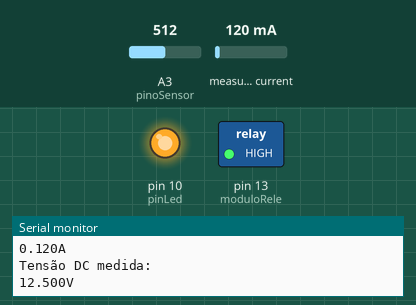
Recording of a sketch running on a simulated Arduino Uno, built with avr-gcc and run on an emulated ATmega328P. Shown: switched loads named in the sketch (green lamp = pin HIGH), output pins drawn as LEDs (lit = HIGH), the last lines printed to the serial monitor. The inputs (shaded band) are chosen by the test bench; at power-on: A3 (pinoSensor) = 512, measured current 120 mA.

Above: at 2.1 s.
2.2 s: A3 (pinoSensor) set to 303
3.8 s: A3 (pinoSensor) set to 273
At 5.2 s:
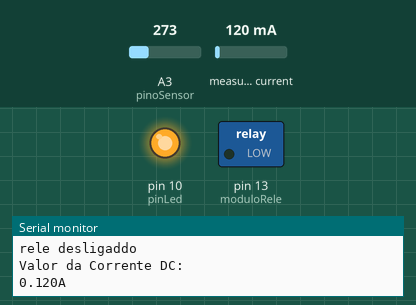
6.3 s: A3 (pinoSensor) set to 479
8.4 s: A3 (pinoSensor) set to 509
At 9.3 s:
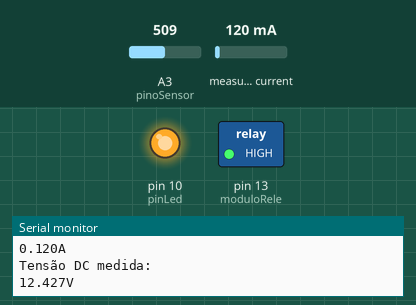
10.0 s: A3 (pinoSensor) set to 122
At 12.1 s:
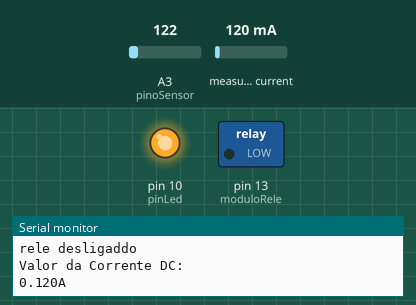
Timing chart, 0 to 13.2 s (numbered marks = the images above; inputs shaded):
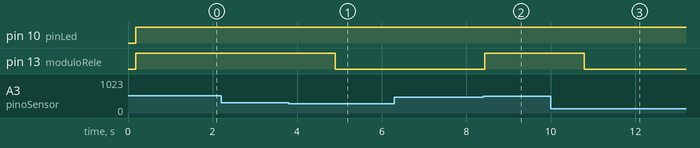

The sketch:

testeRele.ino
```cpp
#include "EmonLib.h"
EnergyMonitor emonl;
float ruido = 0;

const int pinoSensor = A3; //PINO ANALÓGICO EM QUE O SENSOR ESTÁ CONECTADO
int pinLed = 10;
int moduloRele = 13;

float tensaoEntrada = 0.0; //VARIÁVEL PARA ARMAZENAR O VALOR DE TENSÃO DE ENTRADA DO SENSOR
float tensaoMedida = 0.0; //VARIÁVEL PARA ARMAZENAR O VALOR DA TENSÃO MEDIDA PELO SENSOR

float valorR1 = 30000.0; //VALOR DO RESISTOR 1 DO DIVISOR DE TENSÃO
float valorR2 = 7500.0; // VALOR DO RESISTOR 2 DO DIVISOR DE TENSÃO
int leituraSensor = 0; //VARIÁVEL PARA ARMAZENAR A LEITURA DO PINO ANALÓGICO

void setup(){
  pinMode(pinoSensor, INPUT); //DEFINE O SENSOR DE TENSÃO PINO COMO ENTRADA
  pinMode(pinLed, OUTPUT);
  pinMode(moduloRele, OUTPUT);

  emonl.current(A1, 5.5);
  Serial.begin(9600); //INICIALIZA A SERIAL
}

void loop(){

  double Irms = emonl.calcIrms(1480);
  Irms = Irms - ruido;


  if (Irms < 0){
    Irms = 0;
  }


  leituraSensor = analogRead(pinoSensor); //FAZ A LEITURA DO PINO ANALÓGICO E ARMAZENA NA VARIÁVEL O VALOR LIDO
  tensaoEntrada = (leituraSensor * 5.0) / 1024.0; //VARIÁVEL RECEBE O RESULTADO DO CÁLCULO
  tensaoMedida = tensaoEntrada / (valorR2/(valorR1+valorR2)); //VARIÁVEL RECEBE O VALOR DE TENSÃO DC MEDIDA PELO SENSOR
  digitalWrite(pinLed, HIGH);

  if(tensaoMedida >= 12){
  // Ativa o relé
  digitalWrite(moduloRele, HIGH);
  Serial.println("rele ligado");
  } else if (tensaoMedida <= 7) {
  // Desativa o relé
  digitalWrite(moduloRele, LOW);
  Serial.println("rele desligaddo");
  }

  Serial.println("Valor da Corrente DC: ");
  Serial.print(Irms,3);
  Serial.println("A");
  delay(500);
  Serial.println("Tensão DC medida: "); //IMPRIME O TEXTO NA SERIAL
  Serial.print(tensaoMedida,3); //IMPRIME NA SERIAL O VALOR DE TENSÃO DC MEDIDA E LIMITA O VALOR A 2 CASAS DECIMAIS
  Serial.println("V"); //IMPRIME O TEXTO NA SERIAL
  delay(500); //INTERVALO DE 500 MILISSEGUNDOS


}
```

Measured:
- the behaviour switches between 287 and 286 on A3 (pinoSensor) (found by bisection; images 0 and 1)
- the behaviour switches between 491 and 492 on A3 (pinoSensor) (found by bisection; images 1 and 2)
- after the input at 3.8 s, pin 13 (moduloRele): HIGH → LOW after 1.1 s
- after the input at 8.4 s, pin 13 (moduloRele): LOW → HIGH at once
- after the input at 10.0 s, pin 13 (moduloRele): HIGH → LOW after 0.80 s
